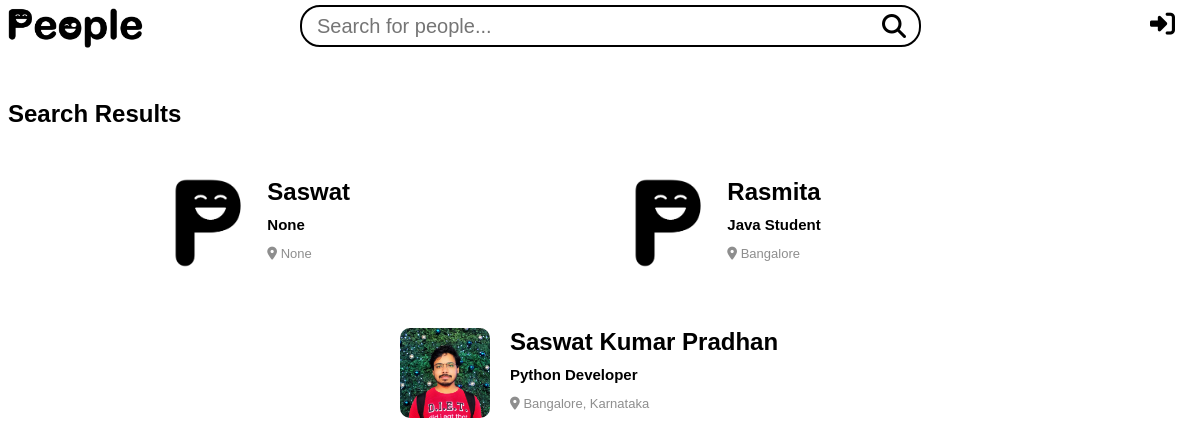
The app's page /search, older data.
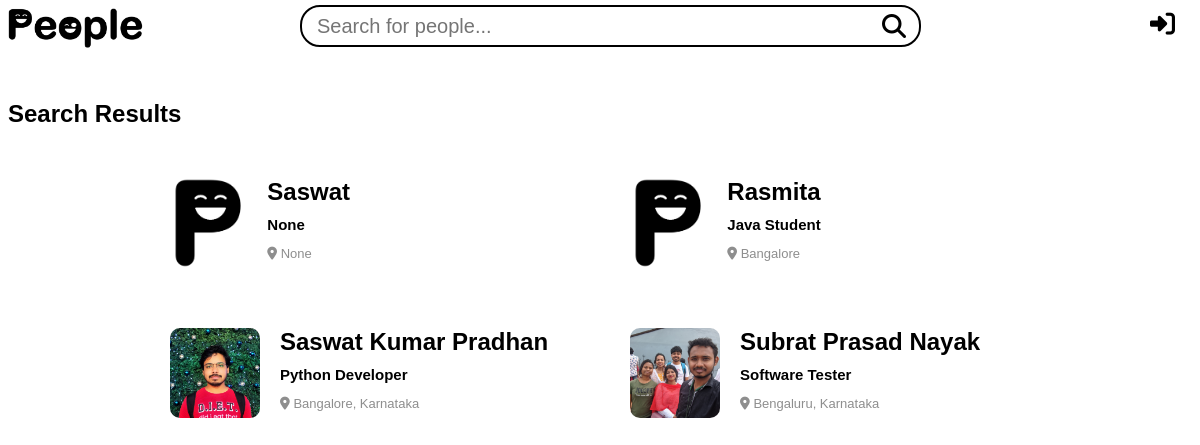
The same page, newer data.
### app/models.py (models this page shows, shortened)
class Profile(models.Model):
    pid = models.CharField(max_length=12, unique=True, help_text='12 digit P-ID', editable=False)
    name = models.CharField(max_length=100)
    email = models.EmailField(max_length=255, unique=True)
    profession = models.CharField(max_length=100, blank=True, null=True)
    GENDER_CHOICES = [
        ('Male', 'Male'),
        ('Female', 'Female'),
        ('Other', 'Other'),
    ]
    gender = models.CharField(max_length=10, choices=GENDER_CHOICES, blank=True, null=True)
    dob = models.DateField(blank=True, null=True)
    image1 = models.ImageField(upload_to='profile_images/', blank=True, null=True)
    image2 = models.ImageField(upload_to='profile_images/', blank=True, null=True)
    image3 = models.ImageField(upload_to='profile_images/', blank=True, null=True)
    image4 = models.ImageField(upload_to='profile_images/', blank=True, null=True)
    description = models.TextField(blank=True, null=True)
    portfolio_availability = models.BooleanField(default=False)
    portfolio_url = models.URLField(blank=True, null=True)
    about = models.TextField(blank=True, null=True)
    current_address = models.TextField(blank=True, null=True)
    permanent_address = models.TextField(blank=True, null=True)
    citizenship = models.CharField(max_length=100, blank=True, null=True)
    languages = models.TextField(blank=True, null=True)
    password = models.CharField(max_length=100)

### app/views.py (the view, shortened to what this page needs)
# urls.py: path('search', views.search, name='search'),
def search(request):
    query = request.GET.get('query', '')
    if 'profile_id' not in request.session:
        profile = Profile.objects.get(id=3)
    else:
        profile_id = request.session['profile_id']
        profile = Profile.objects.get(id=profile_id)
    profiles = Profile.objects.all()
    context = {
        'profile': profile,
        'profiles': profiles,
        'query': query,
    }
    return render(request, 'search.html', context)

### app/templates/search.html (shortened to what this page needs)
<!DOCTYPE html>
<html lang="en">
<head>
    {% load static %}
    <link rel="stylesheet" type="text/css" href="{% static 'css/people.css' %}">
    <link rel="stylesheet" type="text/css" href="{% static 'css/search.css' %}">
    <link rel="stylesheet" href="https://cdnjs.cloudflare.com/ajax/libs/font-awesome/6.5.1/css/all.min.css"
 />
</head>
<body>
    <header>
        <img class="logo" src="{% static 'images/logo.png' %}" alt="">
        <div class="search">
            <form action="{% url 'search' %}" method="get">
                <input type="text" name="query" placeholder="Search for people...">
                <button type="submit" class="tooltip" data-tooltip="Search People">
                    <i class="fa-solid fa-magnifying-glass"></i>
                </button>
            </form>
        </div>
        <div class="options">
            {% if 'profile_id' not in request.session %}
            <a href="{% url 'signin' %}" class="tooltip" data-tooltip="Signin"><i
                    class="fa-solid fa-right-to-bracket"></i></a>
            {% else %}
            <a href="{% url 'people' profile.id %}" class="tooltip" data-tooltip="Your Profile"><i
                    class="fa-solid fa-user"></i></a>
            <a href="{% url 'logout' %}" class="tooltip" data-tooltip="Logout"><i
                    class="fa-solid fa-right-from-bracket"></i></a>
            {% endif %}
        </div>
    </header>
    <br><br><br><br>
    <h2>Search Results{% if query %} for "{{ query }}" :{% endif %}</h2>
    <div class="profile-container">
        {% if profiles %}
        {% for profile in profiles %}
        <a href="{% url 'people' profile.id %}">
            <div class="profile">
                <img src="{% if profile.image1 %}{{ profile.image1.url }}{% else %}{% static 'images/people.png' %}{% endif %}"
                    alt="Profile Picture">
                <div>
                    <h3>{{ profile.name }}</h3>
                    <h5>{{ profile.profession }}</h5>
                    <p><i class="fa-solid fa-location-dot"></i> {{ profile.current_address }}</p>
                </div>
            </div>
        </a>
        {% endfor %}
        {% else %}
    </div>
    <center>
        <img src="https://appretive.com/img/Empty.gif" alt="" class="notfound">
        <h2>No profiles found matching your search criteria.</h2>
    </center>
    {% endif %}
</body>
</html>

### app/static/css/people.css (style rules this page uses)
body { font-family: Arial, Helvetica, sans-serif; }
.logo { position: fixed; width: 140px; top: 5px; left: 5px; }
.options { position: fixed; top: 10px; right: 5px; }
.options a { font-size: 25px; margin-right: 20px; color: black; }
.options .tooltip { position: relative; }
.options .tooltip:before { content: attr(data-tooltip); position: absolute; background-color: #333; color: #ffffff; text-align: center; font-size: 17px; padding: 5px; border-radius: 5px; top: 120%; left: 50%; transform: translateX(-50%); opacity: 0; transition: opacity 0.3s; pointer-events: none; }

### app/static/css/search.css (style rules this page uses)
a { text-decoration: none; }
.profile-container { display: flex; flex-wrap: wrap; justify-content: center; }

Row changes from the older to the newer data that the page shows:
added Profile: image1 (picture), name "Subrat Prasad Nayak", profession "Software Tester", current_address "Bengaluru, Karnataka"
